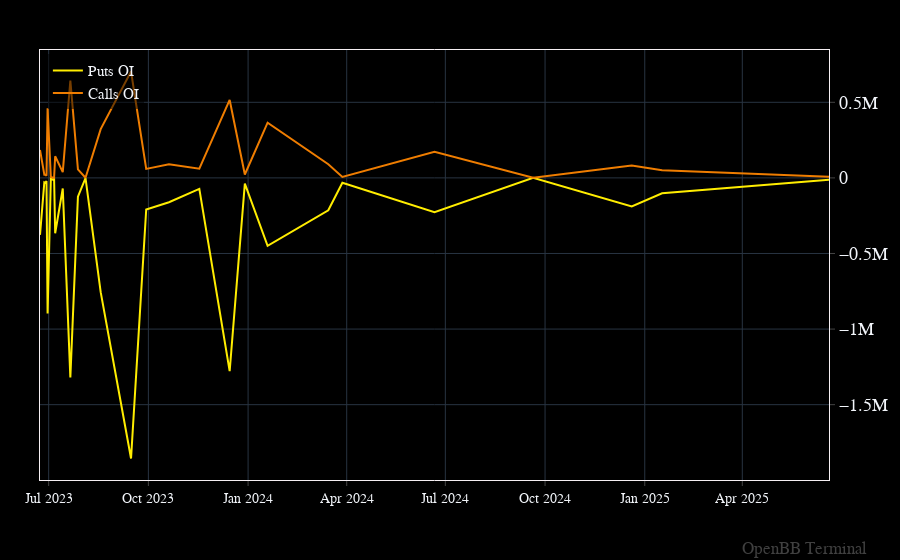

Source (notebook cell):
### Code cell
openbb.forecast.plot(oi, oi.columns.to_list())

### Figure 1 — Plotly figure (JSON) as saved in the notebook; plotly's stock layout.template omitted (floating-point values rounded to 4 significant figures)
{"data": [{"hovertemplate": "%{y}<extra></extra>", "name": "Puts OI", "type": "scatter", "x": ["2023-06-23", "2023-06-26", "2023-06-27", "2023-06-28", "2023-06-29", "2023-06-30", "2023-07-03", "2023-07-05", "2023-07-06", "2023-07-07", "2023-07-14", "2023-07-21", "2023-07-28", "2023-08-04", "2023-08-18", "2023-09-15", "2023-09-29", "2023-10-20", "2023-11-17", "2023-12-15", "2023-12-29", "2024-01-19", "2024-03-15", "2024-03-28", "2024-06-21", "2024-09-20", "2024-12-20", "2025-01-17", "2025-06-20"], "y": [-376642, -63549, -29383, -32543, -19868, -896364, -6245, -12376, -505, -366128, -69958, -1319320, -124591, -1073, -755713, -1856061, -209296, -160812, -72575, -1278699, -38141, -449126, -213891, -31603, -226111, -59, -188306, -101640, -12507]}, {"hovertemplate": "%{y}<extra></extra>", "name": "Calls OI", "type": "scatter", "x": ["2023-06-23", "2023-06-26", "2023-06-27", "2023-06-28", "2023-06-29", "2023-06-30", "2023-07-03", "2023-07-05", "2023-07-06", "2023-07-07", "2023-07-14", "2023-07-21", "2023-07-28", "2023-08-04", "2023-08-18", "2023-09-15", "2023-09-29", "2023-10-20", "2023-11-17", "2023-12-15", "2023-12-29", "2024-01-19", "2024-03-15", "2024-03-28", "2024-06-21", "2024-09-20", "2024-12-20", "2025-01-17", "2025-06-20"], "y": [185337, 45749, 20902, 21110, 14294, 460201, 6066, 841, 673, 143338, 38137, 644266, 56458, 1103, 322757, 703815, 59394, 90198, 61159, 515607, 22556, 365046, 90841, 6848, 173515, 696, 82465, 50154, 8230]}], "layout": {"annotations": [{"font": {"color": "gray", "size": 17}, "opacity": 0.5, "showarrow": false, "text": "OpenBB Terminal", "x": 1, "xanchor": "right", "xref": "paper", "xshift": 40, "y": 0, "yanchor": "bottom", "yref": "paper", "yshift": -80}], "bargap": 0, "bargroupgap": 0, "barmode": "overlay", "legend": {"orientation": "v"}, "margin": {"b": 80, "l": 40, "r": 50, "t": 50}}}
